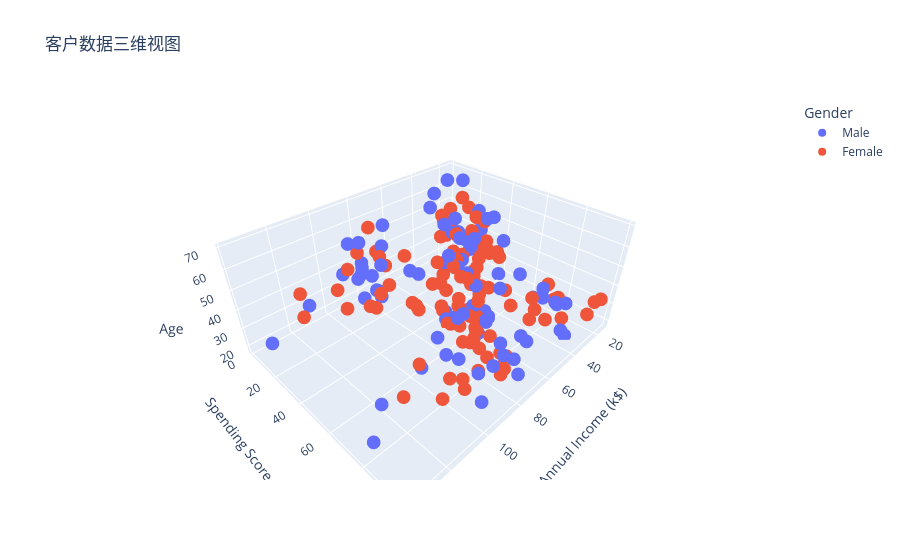

Notebook code cell kept with this figure:
### Markdown cell above
#### 2.3 三维可视化

接下来我们同时观察年龄、年收入和消费评分三个维度。三维图可以帮助我们判断二维图中看到的结构在加入另一个变量后是否仍然成立。

### Code cell
fig = px.scatter_3d(df,
                    x='Annual Income (k$)',
                    y='Spending Score (1-100)',
                    z='Age',
                    color='Gender',
                    title='客户数据三维视图')
fig.show()

### Figure 1 — Plotly figure (JSON) as saved in the notebook; plotly's stock layout.template omitted (floating-point values rounded to 4 significant figures)
{"data": [{"hovertemplate": "Gender=Male<br>Annual Income (k$)=%{x}<br>Spending Score (1-100)=%{y}<br>Age=%{z}<extra></extra>", "legendgroup": "Male", "marker": {"color": "#636efa", "symbol": "circle"}, "mode": "markers", "name": "Male", "scene": "scene", "showlegend": true, "type": "scatter3d", "x": [15, 15, 19, 19, 20, 20, 21, 23, 24, 24, 25, 28, 28, 30, 33, 33, 38, 39, 42, 43, 43, 44, 46, 46, 46, 48, 48, 48, 49, 54, 54, 54, 54, 54, 54, 54, 59, 60, 60, 61, 61, 62, 62, 62, 63, 63, 63, 63, 64, 67, 69, 71, 71, 71, 71, 71, 71, 73, 73, 74, 75, 77, 77, 77, 78, 78, 78, 78, 78, 81, 85, 86, 87, 87, 87, 87, 87, 88, 88, 93, 93, 98, 99, 101, 113, 126, 137, 137], "y": [39, 81, 3, 14, 13, 79, 66, 29, 35, 73, 73, 82, 61, 4, 4, 92, 92, 36, 60, 60, 41, 46, 46, 56, 55, 51, 59, 59, 55, 47, 54, 48, 51, 55, 41, 46, 41, 49, 52, 42, 49, 59, 55, 56, 46, 43, 48, 52, 46, 56, 91, 35, 95, 11, 75, 9, 75, 5, 73, 10, 93, 12, 97, 36, 90, 17, 88, 1, 1, 5, 26, 20, 63, 13, 75, 10, 92, 15, 69, 14, 90, 15, 97, 68, 8, 74, 18, 83], "z": [19, 21, 64, 67, 37, 22, 20, 52, 35, 25, 31, 29, 35, 60, 53, 18, 24, 48, 33, 59, 47, 69, 53, 70, 19, 63, 18, 19, 70, 59, 26, 40, 57, 38, 67, 48, 18, 48, 24, 48, 20, 67, 26, 49, 54, 68, 66, 65, 19, 27, 39, 43, 40, 59, 38, 47, 39, 20, 32, 19, 32, 25, 28, 48, 34, 43, 39, 37, 34, 19, 50, 42, 32, 40, 28, 36, 36, 58, 27, 59, 35, 46, 30, 28, 33, 32, 32, 30]}, {"hovertemplate": "Gender=Female<br>Annual Income (k$)=%{x}<br>Spending Score (1-100)=%{y}<br>Age=%{z}<extra></extra>", "legendgroup": "Female", "marker": {"color": "#EF553B", "symbol": "circle"}, "mode": "markers", "name": "Female", "scene": "scene", "showlegend": true, "type": "scatter3d", "x": [16, 16, 17, 17, 18, 18, 19, 19, 20, 20, 21, 23, 25, 28, 28, 29, 29, 30, 33, 33, 34, 34, 37, 37, 38, 39, 39, 39, 40, 40, 40, 40, 42, 43, 43, 44, 46, 47, 47, 48, 48, 48, 49, 50, 50, 54, 54, 54, 54, 54, 57, 57, 58, 58, 59, 60, 60, 60, 60, 62, 62, 62, 63, 63, 64, 65, 65, 65, 65, 67, 67, 67, 69, 70, 70, 72, 72, 73, 73, 74, 75, 76, 76, 77, 78, 78, 78, 78, 78, 78, 78, 79, 79, 81, 85, 86, 87, 88, 88, 97, 97, 98, 99, 101, 103, 103, 103, 103, 113, 120, 120, 126], "y": [6, 77, 40, 76, 6, 94, 72, 99, 15, 77, 35, 98, 5, 14, 32, 31, 87, 73, 14, 81, 17, 73, 26, 75, 35, 61, 28, 65, 55, 47, 42, 42, 52, 54, 45, 50, 51, 52, 59, 50, 48, 47, 42, 49, 56, 53, 52, 42, 44, 57, 58, 55, 60, 46, 55, 40, 42, 47, 50, 41, 48, 42, 50, 54, 42, 48, 50, 43, 59, 43, 57, 40, 58, 29, 77, 34, 71, 88, 7, 72, 5, 40, 87, 74, 22, 20, 76, 16, 89, 78, 73, 35, 83, 93, 75, 95, 27, 13, 86, 32, 86, 88, 39, 24, 17, 85, 23, 69, 91, 16, 79, 28], "z": [20, 23, 31, 22, 35, 23, 30, 35, 58, 24, 35, 35, 46, 54, 45, 40, 23, 21, 49, 21, 42, 30, 36, 20, 65, 31, 49, 24, 50, 27, 29, 31, 49, 31, 50, 51, 27, 67, 54, 43, 68, 32, 47, 60, 60, 45, 23, 49, 46, 21, 55, 22, 34, 50, 68, 40, 32, 47, 27, 23, 49, 21, 66, 19, 38, 18, 19, 63, 49, 51, 50, 38, 40, 23, 31, 25, 31, 29, 44, 35, 57, 28, 32, 32, 34, 44, 38, 47, 27, 30, 30, 56, 29, 31, 36, 33, 36, 52, 30, 37, 32, 29, 41, 54, 41, 36, 34, 32, 38, 47, 35, 45]}], "layout": {"legend": {"title": {"text": "Gender"}, "tracegroupgap": 0}, "scene": {"domain": {"x": [0, 1], "y": [0, 1]}, "xaxis": {"title": {"text": "Annual Income (k$)"}}, "yaxis": {"title": {"text": "Spending Score (1-100)"}}, "zaxis": {"title": {"text": "Age"}}}, "title": {"text": "客户数据三维视图"}}}
